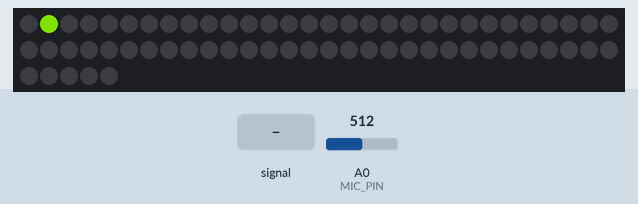
This sketch was run on a simulated Arduino Uno, built with avr-gcc and run on an emulated ATmega328P. Parts: 65 RGB LEDs in strip order, left to right, continuing on the next row. The test bench sets the inputs (shaded band); at power-on: A0 (MIC_PIN) = 512. Dim RGB values are drawn brighter than linear; WiFi joins after 1.5 s; servers stay silent unless stated.

Above: at 1.86 s.
3.1 s: A0 (MIC_PIN) fed a 200 Hz sine of ±460 counts around its level
At 3.31 s:
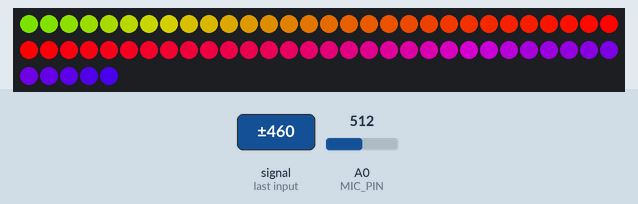
5.2 s: A0 (MIC_PIN) set to 306
At 5.5 s:
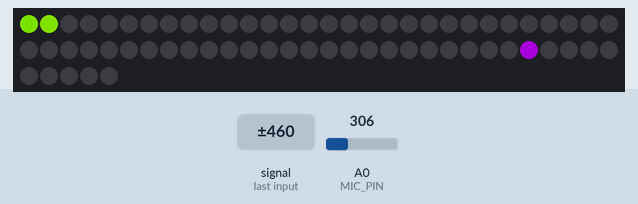
7.0 s: A0 (MIC_PIN) set to 122
At 8.26 s:
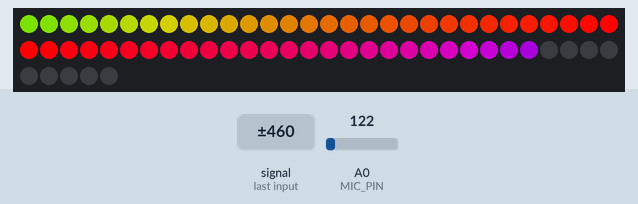
9.5 s: A0 (MIC_PIN) fed a 200 Hz sine of ±81 counts around its level
At 10.26 s:
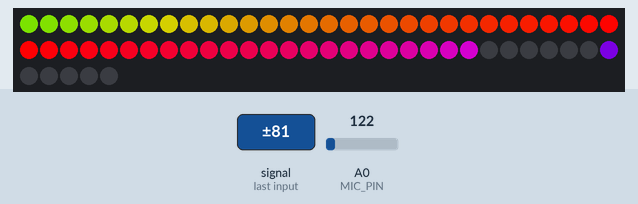
12.5 s: A0 (MIC_PIN) set to 180
At 12.75 s:
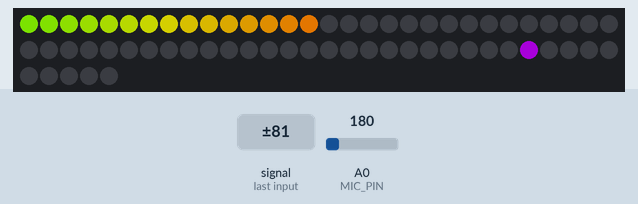

Measured:
- after the input at 3.1 s, the LEDs: first change at once (image 1 shows a later state)
- after the input at 5.2 s, the LEDs: first change after 0.11 s (image 2 shows a later state)
- after the input at 7.0 s, the LEDs: first change at once (image 3 shows a later state)
- after the input at 9.5 s, the LEDs: first change after 0.31 s (image 4 shows a later state)
- after the input at 12.5 s, the LEDs: first change after 0.12 s (image 5 shows a later state)

The sketch:

Blynk_Equalizer.ino
```cpp
#define BLYNK_PRINT Serial
#include <SPI.h>
#include <SoftwareSerial.h>
SoftwareSerial DebugSerial(2, 3); // RX, TX
#define BLYNK_PRINT DebugSerial
#include <BlynkSimpleStream.h>

#include <Adafruit_NeoPixel.h>

#define N_PIXELS  65  // Number of pixels in strand
#define MIC_PIN   A0  // Microphone is attached to this analog pin
#define LED_PIN    6  // NeoPixel LED strand is connected to this pin
#define DC_OFFSET 0  // DC offset in mic signal - if unusure, leave 0
#define NOISE     200  // Noise/hum/interference in mic signal
#define SAMPLES   60  // Length of buffer for dynamic level adjustment
#define TOP       (N_PIXELS + 2) // Allow dot to go slightly off scale
#define PEAK_FALL 30  // Rate of peak falling dot

byte
peak      = 0,      // Used for falling dot
dotCount  = 0,      // Frame counter for delaying dot-falling speed
volCount  = 0;      // Frame counter for storing past volume data
int
vol[SAMPLES],       // Collection of prior volume samples
    lvl       = 10,      // Current "dampened" audio level
    minLvlAvg = 0,      // For dynamic adjustment of graph low & high
    maxLvlAvg = 512;
Adafruit_NeoPixel
strip = Adafruit_NeoPixel(N_PIXELS, LED_PIN, NEO_GRB + NEO_KHZ800);

// You should get Auth Token in the Blynk App.
// Go to the Project Settings (nut icon).
char auth[] = "21ff32adc0d3476a80c2c6393a018e64";

void setup() {
  DebugSerial.begin(9600);
  memset(vol, 0, sizeof(vol));
  strip.begin();
  // Blynk will work through Serial
  Serial.begin(9600);
  Blynk.begin(auth, Serial);
}

void loop() {
  Blynk.run();

  uint8_t  i;
  uint16_t minLvl, maxLvl;
  int      n, height;


  n   = analogRead(MIC_PIN);                        // Raw reading from mic
  n   = abs(n - 512 - DC_OFFSET); // Center on zero
  n   = (n <= NOISE) ? 0 : (n - NOISE);             // Remove noise/hum
  lvl = ((lvl * 7) + n) >> 3;    // "Dampened" reading (else looks twitchy)

  // Calculate bar height based on dynamic min/max levels (fixed point):
  height = TOP * (lvl - minLvlAvg) / (long)(maxLvlAvg - minLvlAvg);

  if (height < 0L)       height = 0;     // Clip output
  else if (height > TOP) height = TOP;
  if (height > peak)     peak   = height; // Keep 'peak' dot at top


  // Color pixels based on rainbow gradient
  for (i = 0; i < N_PIXELS; i++) {
    if (i >= height)               strip.setPixelColor(i,   0,   0, 0);
    else strip.setPixelColor(i, Wheel(map(i, 0, strip.numPixels() - 1, 30, 150)));

  }


  // Draw peak dot
  if (peak > 0 && peak <= N_PIXELS - 1) strip.setPixelColor(peak, Wheel(map(peak, 0, strip.numPixels() - 1, 30, 150)));

  strip.show(); // Update strip

  // Every few frames, make the peak pixel drop by 1:

  if (++dotCount >= PEAK_FALL) { //fall rate

    if (peak > 0) peak--;
    dotCount = 0;
  }


  vol[volCount] = n;                      // Save sample for dynamic leveling
  if (++volCount >= SAMPLES) volCount = 0; // Advance/rollover sample counter

  // Get volume range of prior frames
  minLvl = maxLvl = vol[0];
  for (i = 1; i < SAMPLES; i++) {
    if (vol[i] < minLvl)      minLvl = vol[i];
    else if (vol[i] > maxLvl) maxLvl = vol[i];
  }
  // minLvl and maxLvl indicate the volume range over prior frames, used
  // for vertically scaling the output graph (so it looks interesting
  // regardless of volume level).  If they're too close together though
  // (e.g. at very low volume levels) the graph becomes super coarse
  // and 'jumpy'...so keep some minimum distance between them (this
  // also lets the graph go to zero when no sound is playing):
  if ((maxLvl - minLvl) < TOP) maxLvl = minLvl + TOP;
  minLvlAvg = (minLvlAvg * 63 + minLvl) >> 6; // Dampen min/max levels
  maxLvlAvg = (maxLvlAvg * 63 + maxLvl) >> 6; // (fake rolling average)

}

// Input a value 0 to 255 to get a color value.
// The colors are a transition r - g - b - back to r.
uint32_t Wheel(byte WheelPos) {
  if (WheelPos < 85) {
    return strip.Color(WheelPos * 3, 255 - WheelPos * 3, 0);
  } else if (WheelPos < 170) {
    WheelPos -= 85;
    return strip.Color(255 - WheelPos * 3, 0, WheelPos * 3);
  } else {
    WheelPos -= 170;
    return strip.Color(0, WheelPos * 3, 255 - WheelPos * 3);
  }
}
```
